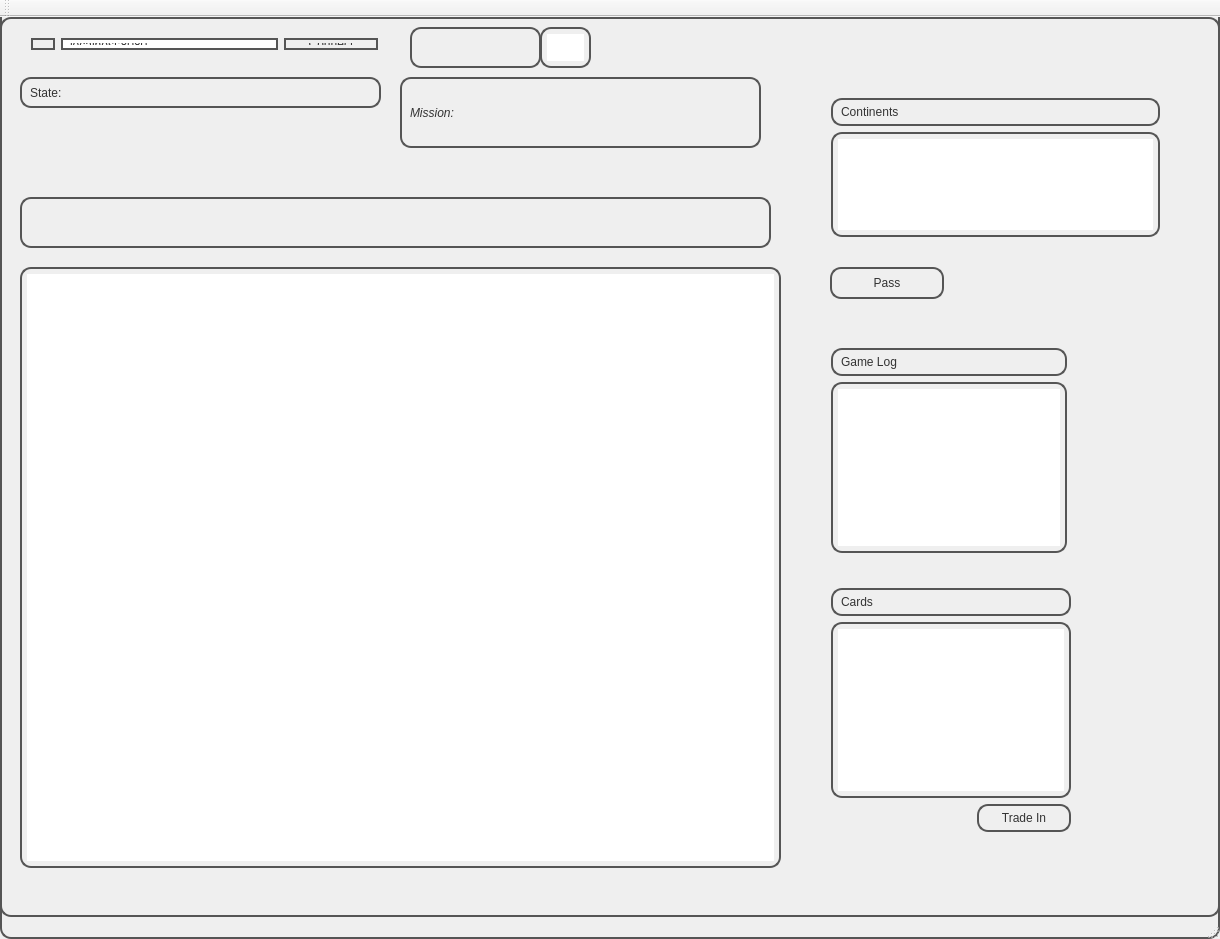
<?xml version="1.0" encoding="UTF-8"?>
<ui version="4.0">
 <class>MainWindow</class>
 <widget class="QMainWindow" name="MainWindow">
  <property name="enabled">
   <bool>true</bool>
  </property>
  <property name="geometry">
   <rect>
    <x>0</x>
    <y>0</y>
    <width>1220</width>
    <height>939</height>
   </rect>
  </property>
  <property name="windowTitle">
   <string>MainWindow</string>
  </property>
  <property name="styleSheet">
   <string notr="true">QPushButton {
color: #333;
border: 2px solid #555;
border-radius: 11px;
padding: 5px;
background: qradialgradient(cx: 0.3, cy: -0.4,
fx: 0.3, fy: -0.4,
radius: 1.35, stop: 0 #fff, stop: 1 #888);
min-width: 80px;
}

QPushButton:hover {
background: qradialgradient(cx: 0.3, cy: -0.4,
fx: 0.3, fy: -0.4,
radius: 1.35, stop: 0 #fff, stop: 1 #bbb);
}

QPushButton:pressed {
background: qradialgradient(cx: 0.4, cy: -0.1,
fx: 0.4, fy: -0.1,
radius: 1.35, stop: 0 #fff, stop: 1 #ddd);
}

QPushButton:disabled {
color: #333;
border: 2px solid #555;
border-radius: 11px;
background: qradialgradient(cx: 0.3, cy: -0.4,
fx: 0.3, fy: -0.4,
radius: 1.35, stop: 0 #888, stop: 1 #888);
}

QMainWindow, #centralWidget, QListWidget, QLabel, QPlainTextEdit, QComboBox, QMessageBox, QInputDialog, QPlainTextEdit::handle {
 color: #333;
border: 2px solid #555;
border-radius: 11px;
padding: 5px;
background: qradialgradient(cx: 0.3, cy: -0.4,
fx: 0.3, fy: -0.4,
radius: 1.35, stop: 0 #fff, stop: 1 #888);
}

QSpinBox {
 color: #333;
padding: 5px;
background: qradialgradient(cx: 0.3, cy: -0.4,
fx: 0.3, fy: -0.4,
radius: 1.35, stop: 0 #fff, stop: 1 #888);
}
QGraphicsView, QLineEdit {
	 color: #333;
border: 2px solid #555;
border-radius: 11px;
padding: 5px;

}</string>
  </property>
  <widget class="QWidget" name="centralWidget">
   <property name="styleSheet">
    <string notr="true"/>
   </property>
   <widget class="QGraphicsView" name="mapView">
    <property name="geometry">
     <rect>
      <x>20</x>
      <y>250</y>
      <width>761</width>
      <height>601</height>
     </rect>
    </property>
    <property name="styleSheet">
     <string notr="true">color: rgb(255, 255, 255);</string>
    </property>
   </widget>
   <widget class="QPushButton" name="passButton">
    <property name="enabled">
     <bool>true</bool>
    </property>
    <property name="geometry">
     <rect>
      <x>830</x>
      <y>250</y>
      <width>114</width>
      <height>32</height>
     </rect>
    </property>
    <property name="text">
     <string>Pass</string>
    </property>
   </widget>
   <widget class="QLabel" name="label_3">
    <property name="geometry">
     <rect>
      <x>20</x>
      <y>180</y>
      <width>751</width>
      <height>51</height>
     </rect>
    </property>
    <property name="font">
     <font>
      <family>Arial</family>
      <pointsize>24</pointsize>
      <italic>true</italic>
      <underline>true</underline>
     </font>
    </property>
    <property name="text">
     <string/>
    </property>
   </widget>
   <widget class="QLabel" name="stateLabel">
    <property name="geometry">
     <rect>
      <x>20</x>
      <y>60</y>
      <width>361</width>
      <height>31</height>
     </rect>
    </property>
    <property name="text">
     <string>State:</string>
    </property>
   </widget>
   <widget class="QWidget" name="layoutWidget">
    <property name="geometry">
     <rect>
      <x>20</x>
      <y>10</y>
      <width>369</width>
      <height>34</height>
     </rect>
    </property>
    <layout class="QHBoxLayout" name="horizontalLayout">
     <item>
      <widget class="QLabel" name="label">
       <property name="text">
        <string>&lt;host&gt;:&lt;port&gt;</string>
       </property>
      </widget>
     </item>
     <item>
      <widget class="QLineEdit" name="connectInput">
       <property name="text">
        <string>localhost:8080</string>
       </property>
      </widget>
     </item>
     <item>
      <widget class="QPushButton" name="connectButton">
       <property name="enabled">
        <bool>true</bool>
       </property>
       <property name="styleSheet">
        <string notr="true"/>
       </property>
       <property name="text">
        <string>Connect</string>
       </property>
      </widget>
     </item>
    </layout>
   </widget>
   <widget class="QLabel" name="playerLabel">
    <property name="geometry">
     <rect>
      <x>410</x>
      <y>10</y>
      <width>131</width>
      <height>41</height>
     </rect>
    </property>
    <property name="font">
     <font>
      <family>Arial</family>
      <pointsize>20</pointsize>
     </font>
    </property>
    <property name="text">
     <string/>
    </property>
   </widget>
   <widget class="QGraphicsView" name="playerView">
    <property name="geometry">
     <rect>
      <x>540</x>
      <y>10</y>
      <width>51</width>
      <height>41</height>
     </rect>
    </property>
    <property name="verticalScrollBarPolicy">
     <enum>Qt::ScrollBarAlwaysOff</enum>
    </property>
    <property name="horizontalScrollBarPolicy">
     <enum>Qt::ScrollBarAlwaysOff</enum>
    </property>
   </widget>
   <widget class="QLabel" name="missionLabel">
    <property name="geometry">
     <rect>
      <x>400</x>
      <y>60</y>
      <width>361</width>
      <height>71</height>
     </rect>
    </property>
    <property name="font">
     <font>
      <family>Arial</family>
      <pointsize>9</pointsize>
      <italic>true</italic>
     </font>
    </property>
    <property name="lineWidth">
     <number>1</number>
    </property>
    <property name="text">
     <string>Mission: </string>
    </property>
    <property name="wordWrap">
     <bool>true</bool>
    </property>
   </widget>
   <widget class="QWidget" name="">
    <property name="geometry">
     <rect>
      <x>820</x>
      <y>560</y>
      <width>262</width>
      <height>266</height>
     </rect>
    </property>
    <layout class="QVBoxLayout" name="verticalLayout_4">
     <item>
      <layout class="QVBoxLayout" name="verticalLayout_3">
       <item>
        <layout class="QVBoxLayout" name="verticalLayout_2">
         <item>
          <widget class="QLabel" name="label_4">
           <property name="text">
            <string>Cards</string>
           </property>
          </widget>
         </item>
         <item>
          <widget class="QListWidget" name="cardList">
           <property name="selectionMode">
            <enum>QAbstractItemView::MultiSelection</enum>
           </property>
          </widget>
         </item>
        </layout>
       </item>
      </layout>
     </item>
     <item>
      <layout class="QHBoxLayout" name="horizontalLayout_2">
       <item>
        <spacer name="horizontalSpacer">
         <property name="orientation">
          <enum>Qt::Horizontal</enum>
         </property>
         <property name="sizeHint" stdset="0">
          <size>
           <width>108</width>
           <height>20</height>
          </size>
         </property>
        </spacer>
       </item>
       <item>
        <widget class="QPushButton" name="tradeButton">
         <property name="enabled">
          <bool>false</bool>
         </property>
         <property name="text">
          <string>Trade In</string>
         </property>
        </widget>
       </item>
      </layout>
     </item>
    </layout>
   </widget>
   <widget class="QWidget" name="">
    <property name="geometry">
     <rect>
      <x>820</x>
      <y>320</y>
      <width>258</width>
      <height>227</height>
     </rect>
    </property>
    <layout class="QVBoxLayout" name="verticalLayout">
     <item>
      <widget class="QLabel" name="label_2">
       <property name="text">
        <string>Game Log</string>
       </property>
      </widget>
     </item>
     <item>
      <widget class="QPlainTextEdit" name="gameLog"/>
     </item>
    </layout>
   </widget>
   <widget class="QWidget" name="">
    <property name="geometry">
     <rect>
      <x>820</x>
      <y>70</y>
      <width>351</width>
      <height>161</height>
     </rect>
    </property>
    <layout class="QVBoxLayout" name="verticalLayout_5">
     <item>
      <widget class="QLabel" name="label_5">
       <property name="text">
        <string>Continents</string>
       </property>
      </widget>
     </item>
     <item>
      <widget class="QListWidget" name="contList"/>
     </item>
    </layout>
   </widget>
  </widget>
  <widget class="QMenuBar" name="menuBar">
   <property name="geometry">
    <rect>
     <x>0</x>
     <y>0</y>
     <width>1220</width>
     <height>21</height>
    </rect>
   </property>
  </widget>
  <widget class="QToolBar" name="mainToolBar">
   <attribute name="toolBarArea">
    <enum>TopToolBarArea</enum>
   </attribute>
   <attribute name="toolBarBreak">
    <bool>false</bool>
   </attribute>
  </widget>
  <widget class="QStatusBar" name="statusBar"/>
 </widget>
 <layoutdefault spacing="6" margin="11"/>
 <resources/>
 <connections>
  <connection>
   <sender>connectButton</sender>
   <signal>clicked()</signal>
   <receiver>MainWindow</receiver>
   <slot>connect()</slot>
   <hints>
    <hint type="sourcelabel">
     <x>341</x>
     <y>61</y>
    </hint>
    <hint type="destinationlabel">
     <x>604</x>
     <y>388</y>
    </hint>
   </hints>
  </connection>
  <connection>
   <sender>passButton</sender>
   <signal>clicked()</signal>
   <receiver>MainWindow</receiver>
   <slot>dopass()</slot>
   <hints>
    <hint type="sourcelabel">
     <x>856</x>
     <y>200</y>
    </hint>
    <hint type="destinationlabel">
     <x>604</x>
     <y>388</y>
    </hint>
   </hints>
  </connection>
  <connection>
   <sender>MainWindow</sender>
   <signal>log(QString)</signal>
   <receiver>gameLog</receiver>
   <slot>appendPlainText(QString)</slot>
   <hints>
    <hint type="sourcelabel">
     <x>604</x>
     <y>388</y>
    </hint>
    <hint type="destinationlabel">
     <x>980</x>
     <y>375</y>
    </hint>
   </hints>
  </connection>
  <connection>
   <sender>MainWindow</sender>
   <signal>loadImgSig()</signal>
   <receiver>MainWindow</receiver>
   <slot>loadImgSlt()</slot>
   <hints>
    <hint type="sourcelabel">
     <x>609</x>
     <y>469</y>
    </hint>
    <hint type="destinationlabel">
     <x>609</x>
     <y>469</y>
    </hint>
   </hints>
  </connection>
  <connection>
   <sender>MainWindow</sender>
   <signal>signalDefendPopup(QString)</signal>
   <receiver>MainWindow</receiver>
   <slot>slotDefendPopup(QString)</slot>
   <hints>
    <hint type="sourcelabel">
     <x>609</x>
     <y>469</y>
    </hint>
    <hint type="destinationlabel">
     <x>609</x>
     <y>469</y>
    </hint>
   </hints>
  </connection>
  <connection>
   <sender>MainWindow</sender>
   <signal>signalTransferPopup()</signal>
   <receiver>MainWindow</receiver>
   <slot>slotTransferPopup()</slot>
   <hints>
    <hint type="sourcelabel">
     <x>609</x>
     <y>469</y>
    </hint>
    <hint type="destinationlabel">
     <x>609</x>
     <y>469</y>
    </hint>
   </hints>
  </connection>
  <connection>
   <sender>tradeButton</sender>
   <signal>clicked()</signal>
   <receiver>MainWindow</receiver>
   <slot>slotTradeIn()</slot>
   <hints>
    <hint type="sourcelabel">
     <x>1106</x>
     <y>738</y>
    </hint>
    <hint type="destinationlabel">
     <x>609</x>
     <y>469</y>
    </hint>
   </hints>
  </connection>
  <connection>
   <sender>MainWindow</sender>
   <signal>signalPlayerName(QString)</signal>
   <receiver>MainWindow</receiver>
   <slot>slotPlayerName(QString)</slot>
   <hints>
    <hint type="sourcelabel">
     <x>609</x>
     <y>469</y>
    </hint>
    <hint type="destinationlabel">
     <x>609</x>
     <y>469</y>
    </hint>
   </hints>
  </connection>
  <connection>
   <sender>MainWindow</sender>
   <signal>signalMission(QString)</signal>
   <receiver>MainWindow</receiver>
   <slot>slotMission(QString)</slot>
   <hints>
    <hint type="sourcelabel">
     <x>609</x>
     <y>469</y>
    </hint>
    <hint type="destinationlabel">
     <x>609</x>
     <y>469</y>
    </hint>
   </hints>
  </connection>
  <connection>
   <sender>MainWindow</sender>
   <signal>signalVictor(QString)</signal>
   <receiver>MainWindow</receiver>
   <slot>slotVictor(QString)</slot>
   <hints>
    <hint type="sourcelabel">
     <x>609</x>
     <y>469</y>
    </hint>
    <hint type="destinationlabel">
     <x>609</x>
     <y>469</y>
    </hint>
   </hints>
  </connection>
 </connections>
 <slots>
  <signal>log(QString)</signal>
  <signal>loadImgSig()</signal>
  <signal>signalDefendPopup(QString)</signal>
  <signal>signalTransferPopup()</signal>
  <signal>signalPlayerName(QString)</signal>
  <signal>signalMission(QString)</signal>
  <signal>signalVictor(QString)</signal>
  <slot>dopass()</slot>
  <slot>connect()</slot>
  <slot>loadImgSlt()</slot>
  <slot>slotDefendPopup(QString)</slot>
  <slot>slotTransferPopup()</slot>
  <slot>slotTradeIn()</slot>
  <slot>slotPlayerName(QString)</slot>
  <slot>slotMission(QString)</slot>
  <slot>slotVictor(QString)</slot>
 </slots>
</ui>
